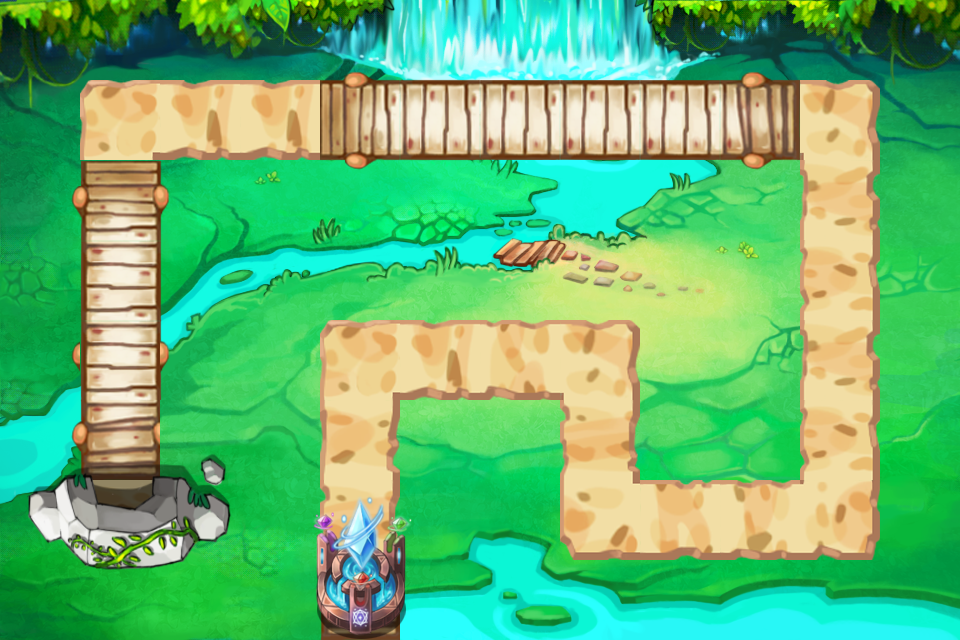

The image is a tile-based game level rendered from a .tmx file. Its description and source (layers, tilesets, objects; grid data summarised) follow:
An orthogonal 12x8 tile map with 80x80 px tiles, 3 tile layers (layer_1, layer_2, layer_3) and 8 objects (1, 2, 3, 4, 5, ...).

<map version="1.0" orientation="orthogonal" width="12" height="8" tilewidth="80" tileheight="80">
 <tileset firstgid="1" name="map-1" tilewidth="80" tileheight="80">
  <image source="map-1.png" width="2046" height="2046" />
  <tile id="0">
   <properties>
    <property name="isWater" value="isWater" />
   </properties>
  </tile>
  <tile id="1">
   <properties>
    <property name="isWater" value="isWater" />
   </properties>
  </tile>
  <tile id="2">
   <properties>
    <property name="isWater" value="isWater" />
   </properties>
  </tile>
  <tile id="3">
   <properties>
    <property name="isWater" value="isWater" />
   </properties>
  </tile>
  <tile id="4">
   <properties>
    <property name="isWater" value="isWater" />
   </properties>
  </tile>
  <tile id="5">
   <properties>
    <property name="isWater" value="isWater" />
   </properties>
  </tile>
  <tile id="6">
   <properties>
    <property name="isWater" value="isWater" />
   </properties>
  </tile>
  <tile id="7">
   <properties>
    <property name="isWater" value="isWater" />
   </properties>
  </tile>
  <tile id="8">
   <properties>
    <property name="isWater" value="isWater" />
   </properties>
  </tile>
  <tile id="9">
   <properties>
    <property name="isWater" value="isWater" />
   </properties>
  </tile>
  <tile id="10">
   <properties>
    <property name="isWater" value="isWater" />
   </properties>
  </tile>
  <tile id="11">
   <properties>
    <property name="isWater" value="isWater" />
   </properties>
  </tile>
  <tile id="13">
   <properties>
    <property name="isPath" value="isPath" />
   </properties>
  </tile>
  <tile id="14">
   <properties>
    <property name="isPath" value="isPath" />
   </properties>
  </tile>
  <tile id="15">
   <properties>
    <property name="isPath" value="isPath" />
   </properties>
  </tile>
  <tile id="16">
   <properties>
    <property name="isPath" value="isPath" />
   </properties>
  </tile>
  <tile id="17">
   <properties>
    <property name="HP" value="1000" />
    <property name="coins" value="50" />
    <property name="isBarrier" value="41" />
   </properties>
  </tile>
  <tile id="18">
   <properties>
    <property name="HP" value="1000" />
    <property name="coins" value="50" />
    <property name="isBarrier" value="42" />
   </properties>
  </tile>
  <tile id="20">
   <properties>
    <property name="isExit" value="isExit" />
   </properties>
  </tile>
  <tile id="25">
   <properties>
    <property name="isTower" value="isTower" />
   </properties>
  </tile>
  <tile id="26">
   <properties>
    <property name="isTower" value="isTower" />
   </properties>
  </tile>
  <tile id="27">
   <properties>
    <property name="isTower" value="isTower" />
   </properties>
  </tile>
  <tile id="28">
   <properties>
    <property name="isTower" value="isTower" />
   </properties>
  </tile>
  <tile id="29">
   <properties>
    <property name="isTower" value="isTower" />
   </properties>
  </tile>
  <tile id="30">
   <properties>
    <property name="isWater" value="isWater" />
   </properties>
  </tile>
  <tile id="31">
   <properties>
    <property name="isWater" value="isWater" />
   </properties>
  </tile>
  <tile id="32">
   <properties>
    <property name="isWater" value="isWater" />
   </properties>
  </tile>
  <tile id="33">
   <properties>
    <property name="isWater" value="isWater" />
   </properties>
  </tile>
  <tile id="34">
   <properties>
    <property name="isTower" value="isTower" />
   </properties>
  </tile>
  <tile id="35">
   <properties>
    <property name="isTower" value="isTower" />
   </properties>
  </tile>
  <tile id="36">
   <properties>
    <property name="isTower" value="isTower" />
   </properties>
  </tile>
  <tile id="38">
   <properties>
    <property name="isPath" value="isPath" />
   </properties>
  </tile>
  <tile id="39">
   <properties>
    <property name="HP" value="200" />
    <property name="coins" value="10" />
    <property name="isBarrier" value="1" />
   </properties>
  </tile>
  <tile id="41">
   <properties>
    <property name="isPath" value="isPath" />
   </properties>
  </tile>
  <tile id="42">
   <properties>
    <property name="HP" value="1000" />
    <property name="coins" value="50" />
    <property name="isBarrier" value="43" />
   </properties>
  </tile>
  <tile id="43">
   <properties>
    <property name="HP" value="1000" />
    <property name="coins" value="50" />
    <property name="isBarrier" value="44" />
   </properties>
  </tile>
  <tile id="45">
   <properties>
    <property name="isExit" value="isExit" />
   </properties>
  </tile>
  <tile id="50">
   <properties>
    <property name="isTower" value="isTower" />
   </properties>
  </tile>
  <tile id="51">
   <properties>
    <property name="isTower" value="isTower" />
   </properties>
  </tile>
  <tile id="52">
   <properties>
    <property name="isTower" value="isTower" />
   </properties>
  </tile>
  <tile id="53">
   <properties>
    <property name="isTower" value="isTower" />
   </properties>
  </tile>
  <tile id="54">
   <properties>
    <property name="isTower" value="isTower" />
   </properties>
  </tile>
  <tile id="55">
   <properties>
    <property name="isTower" value="isTower" />
   </properties>
  </tile>
  <tile id="56">
   <properties>
    <property name="isWater" value="isWater" />
   </properties>
  </tile>
  <tile id="57">
   <properties>
    <property name="isWater" value="isWater" />
   </properties>
  </tile>
  <tile id="58">
   <properties>
    <property name="isTower" value="isTower" />
   </properties>
  </tile>
  <tile id="59">
   <properties>
    <property name="isTower" value="isTower" />
   </properties>
  </tile>
  <tile id="60">
   <properties>
    <property name="isTower" value="isTower" />
   </properties>
  </tile>
  <tile id="61">
   <properties>
    <property name="isTower" value="isTower" />
   </properties>
  </tile>
  <tile id="63">
   <properties>
    <property name="isPath" value="isPath" />
   </properties>
  </tile>
  <tile id="64">
   <properties>
    <property name="HP" value="500" />
    <property name="coins" value="20" />
    <property name="isBarrier" value="21" />
   </properties>
  </tile>
  <tile id="65">
   <properties>
    <property name="HP" value="500" />
    <property name="coins" value="20" />
    <property name="isBarrier" value="22" />
   </properties>
  </tile>
  <tile id="66">
   <properties>
    <property name="isPath" value="isPath" />
   </properties>
  </tile>
  <tile id="68">
   <properties>
    <property name="isPath" value="isPath" />
   </properties>
  </tile>
  <tile id="75">
   <properties>
    <property name="isTower" value="isTower" />
   </properties>
  </tile>
  <tile id="76">
   <properties>
    <property name="isTower" value="isTower" />
   </properties>
  </tile>
  <tile id="77">
   <properties>
    <property name="isWater" value="isWater" />
   </properties>
  </tile>
  <tile id="78">
   <properties>
    <property name="isWater" value="isWater" />
   </properties>
  </tile>
  <tile id="79">
   <properties>
    <property name="isTower" value="isTower" />
   </properties>
  </tile>
  <tile id="80">
   <properties>
    <property name="isTower" value="isTower" />
   </properties>
  </tile>
  <tile id="81">
   <properties>
    <property name="isTower" value="isTower" />
   </properties>
  </tile>
  <tile id="82">
   <properties>
    <property name="isTower" value="isTower" />
   </properties>
  </tile>
  <tile id="83">
   <properties>
    <property name="isTower" value="isTower" />
   </properties>
  </tile>
  <tile id="84">
   <properties>
    <property name="isTower" value="isTower" />
   </properties>
  </tile>
  <tile id="85">
   <properties>
    <property name="isTower" value="isTower" />
   </properties>
  </tile>
  <tile id="86">
   <properties>
    <property name="isTower" value="isTower" />
   </properties>
  </tile>
  <tile id="88">
   <properties>
    <property name="isPath" value="isPath" />
   </properties>
  </tile>
  <tile id="89">
   <properties>
    <property name="isPath" value="isPath" />
   </properties>
  </tile>
  <tile id="90">
   <properties>
    <property name="isPath" value="isPath" />
   </properties>
  </tile>
  <tile id="91">
   <properties>
    <property name="isPath" value="isPath" />
   </properties>
  </tile>
  <tile id="92">
   <properties>
    <property name="isPath" value="isPath" />
   </properties>
  </tile>
  <tile id="93">
   <properties>
    <property name="isPath" value="isPath" />
   </properties>
  </tile>
  <tile id="94">
   <properties>
    <property name="isPath" value="isPath" />
   </properties>
  </tile>
  <tile id="100">
   <properties>
    <property name="isTower" value="isTower" />
   </properties>
  </tile>
  <tile id="101">
   <properties>
    <property name="isWater" value="isWater" />
   </properties>
  </tile>
  <tile id="102">
   <properties>
    <property name="isTower" value="isTower" />
   </properties>
  </tile>
  <tile id="103">
   <properties>
    <property name="isTower" value="isTower" />
   </properties>
  </tile>
  <tile id="104">
   <properties>
    <property name="isTower" value="isTower" />
   </properties>
  </tile>
  <tile id="105">
   <properties>
    <property name="isTower" value="isTower" />
   </properties>
  </tile>
  <tile id="106">
   <properties>
    <property name="isTower" value="isTower" />
   </properties>
  </tile>
  <tile id="107">
   <properties>
    <property name="isTower" value="isTower" />
   </properties>
  </tile>
  <tile id="108">
   <properties>
    <property name="isTower" value="isTower" />
   </properties>
  </tile>
  <tile id="109">
   <properties>
    <property name="isTower" value="isTower" />
   </properties>
  </tile>
  <tile id="110">
   <properties>
    <property name="isTower" value="isTower" />
   </properties>
  </tile>
  <tile id="111">
   <properties>
    <property name="isTower" value="isTower" />
   </properties>
  </tile>
  <tile id="118">
   <properties>
    <property name="isPath" value="isPath" />
   </properties>
  </tile>
  <tile id="125">
   <properties>
    <property name="isWater" value="isWater" />
   </properties>
  </tile>
  <tile id="126">
   <properties>
    <property name="isTower" value="isTower" />
   </properties>
  </tile>
  <tile id="127">
   <properties>
    <property name="isTower" value="isTower" />
   </properties>
  </tile>
  <tile id="128">
   <properties>
    <property name="isTower" value="isTower" />
   </properties>
  </tile>
  <tile id="129">
   <properties>
    <property name="isTower" value="isTower" />
   </properties>
  </tile>
  <tile id="130">
   <properties>
    <property name="isTower" value="isTower" />
   </properties>
  </tile>
  <tile id="131">
   <properties>
    <property name="isTower" value="isTower" />
   </properties>
  </tile>
  <tile id="132">
   <properties>
    <property name="isTower" value="isTower" />
   </properties>
  </tile>
  <tile id="133">
   <properties>
    <property name="isTower" value="isTower" />
   </properties>
  </tile>
  <tile id="134">
   <properties>
    <property name="isTower" value="isTower" />
   </properties>
  </tile>
  <tile id="135">
   <properties>
    <property name="isTower" value="isTower" />
   </properties>
  </tile>
  <tile id="136">
   <properties>
    <property name="isTower" value="isTower" />
   </properties>
  </tile>
  <tile id="137">
   <properties>
    <property name="isPath" value="isPath" />
   </properties>
  </tile>
  <tile id="138">
   <properties>
    <property name="isPath" value="isPath" />
   </properties>
  </tile>
  <tile id="139">
   <properties>
    <property name="isPath" value="isPath" />
   </properties>
  </tile>
  <tile id="141">
   <properties>
    <property name="isPath" value="isPath" />
   </properties>
  </tile>
  <tile id="144">
   <properties>
    <property name="isWater" value="isWater" />
   </properties>
  </tile>
  <tile id="147">
   <properties>
    <property name="isWater" value="isWater" />
   </properties>
  </tile>
  <tile id="150">
   <properties>
    <property name="isTower" value="isTower" />
   </properties>
  </tile>
  <tile id="151">
   <properties>
    <property name="isTower" value="isTower" />
   </properties>
  </tile>
  <tile id="152">
   <properties>
    <property name="isTower" value="isTower" />
   </properties>
  </tile>
  <tile id="153">
   <properties>
    <property name="isTower" value="isTower" />
   </properties>
  </tile>
  <tile id="154">
   <properties>
    <property name="isTower" value="isTower" />
   </properties>
  </tile>
  <tile id="155">
   <properties>
    <property name="isTower" value="isTower" />
   </properties>
  </tile>
  <tile id="156">
   <properties>
    <property name="isWater" value="isWater" />
   </properties>
  </tile>
  <tile id="157">
   <properties>
    <property name="isTower" value="isTower" />
   </properties>
  </tile>
  <tile id="158">
   <properties>
    <property name="isTower" value="isTower" />
   </properties>
  </tile>
  <tile id="159">
   <properties>
    <property name="isTower" value="isTower" />
   </properties>
  </tile>
  <tile id="160">
   <properties>
    <property name="isTower" value="isTower" />
   </properties>
  </tile>
  <tile id="161">
   <properties>
    <property name="isTower" value="isTower" />
   </properties>
  </tile>
  <tile id="166">
   <properties>
    <property name="isPath" value="isPath" />
   </properties>
  </tile>
  <tile id="169">
   <properties>
    <property name="isEntrance" value="1" />
   </properties>
  </tile>
  <tile id="172">
   <properties>
    <property name="isEntrance" value="1" />
   </properties>
  </tile>
  <tile id="175">
   <properties>
    <property name="isTower" value="isTower" />
   </properties>
  </tile>
  <tile id="176">
   <properties>
    <property name="isTower" value="isTower" />
   </properties>
  </tile>
  <tile id="177">
   <properties>
    <property name="isTower" value="isTower" />
   </properties>
  </tile>
  <tile id="178">
   <properties>
    <property name="isTower" value="isTower" />
   </properties>
  </tile>
  <tile id="179">
   <properties>
    <property name="isWater" value="isWater" />
   </properties>
  </tile>
  <tile id="180">
   <properties>
    <property name="isWater" value="isWater" />
   </properties>
  </tile>
  <tile id="181">
   <properties>
    <property name="isWater" value="isWater" />
   </properties>
  </tile>
  <tile id="182">
   <properties>
    <property name="isWater" value="isWater" />
   </properties>
  </tile>
  <tile id="183">
   <properties>
    <property name="isWater" value="isWater" />
   </properties>
  </tile>
  <tile id="184">
   <properties>
    <property name="isWater" value="isWater" />
   </properties>
  </tile>
  <tile id="185">
   <properties>
    <property name="isWater" value="isWater" />
   </properties>
  </tile>
  <tile id="186">
   <properties>
    <property name="isWater" value="isWater" />
   </properties>
  </tile>
  <tile id="191">
   <properties>
    <property name="isPath" value="isPath" />
   </properties>
  </tile>
  <tile id="194">
   <properties>
    <property name="isWater" value="isWater" />
   </properties>
  </tile>
  <tile id="197">
   <properties>
    <property name="isWater" value="isWater" />
   </properties>
  </tile>
  <tile id="212">
   <properties>
    <property name="isWater" value="isWater" />
   </properties>
  </tile>
  <tile id="213">
   <properties>
    <property name="isEntrance" value="1" />
   </properties>
  </tile>
  <tile id="214">
   <properties>
    <property name="isWater" value="isWater" />
   </properties>
  </tile>
  <tile id="287">
   <properties>
    <property name="isWater" value="isWater" />
   </properties>
  </tile>
  <tile id="288">
   <properties>
    <property name="isEntrance" value="1" />
   </properties>
  </tile>
  <tile id="289">
   <properties>
    <property name="isWater" value="isWater" />
   </properties>
  </tile>
 </tileset>
 <layer name="layer_1" width="12" height="8">
  <data>[96 cells, 96 non-empty, 96 distinct tile ids]</data>
 </layer>
 <layer name="layer_2" width="12" height="8">
  <data>[96 cells, 23 non-empty, 14 distinct tile ids]</data>
 </layer>
 <layer name="layer_3" width="12" height="8">
  <data>[96 cells, 38 non-empty, 34 distinct tile ids]</data>
 </layer>
 <objectgroup name="layer_obj" width="12" height="8">
  <object name="1" x="80" y="400" width="80" height="80" />
  <object name="2" x="80" y="80" width="80" height="80" />
  <object name="3" x="800" y="80" width="80" height="80" />
  <object name="4" x="800" y="480" width="80" height="80" />
  <object name="5" x="560" y="480" width="80" height="80" />
  <object name="6" x="560" y="320" width="80" height="80" />
  <object name="7" x="320" y="320" width="80" height="80" />
  <object name="8" x="320" y="560" width="80" height="80" />
 </objectgroup>
</map>
